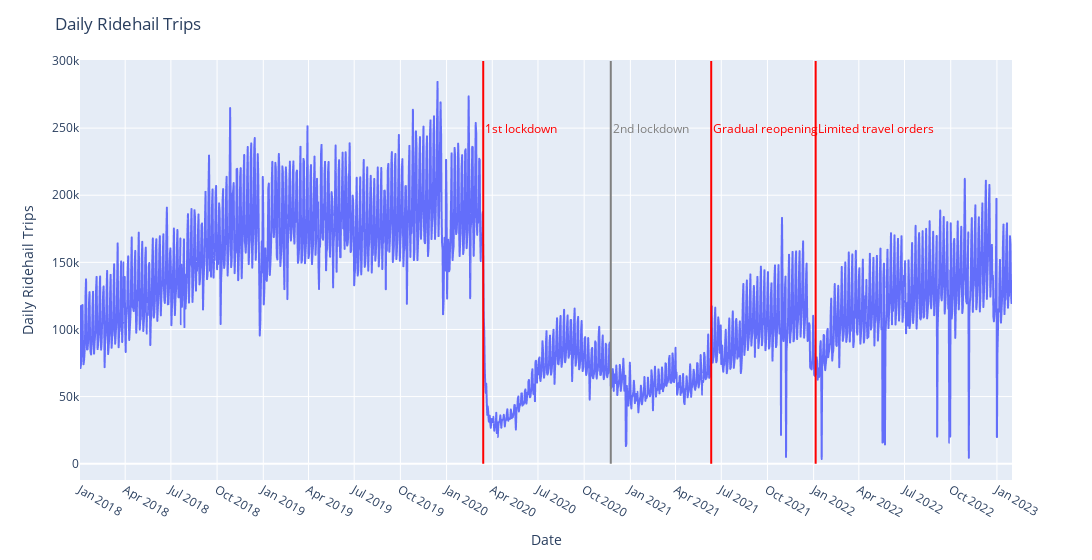

The code cell stored with this chart in its notebook:
### Markdown cell above
### Graphing the demand data by date

### Code cell
# Plot the original data
fig = px.line(
    trips_daily,
    x='date_col', 
    y='count'
    )
    
fig.update_layout(
    title='Daily Ridehail Trips', 
    width=1400,
    xaxis=dict(
        title='Date',
        #tickformat='%Y-%m',  # Format for displaying year and month
        dtick='M3'
    ),
    yaxis=dict(
        title='Daily Ridehail Trips'
    )
)
# Initial lockdown annotation
fig.add_shape(
    type='line',
    x0='2020-03-14',  
    x1='2020-03-14',
    y0=0, 
    y1=300000,
    line=dict(
        color='red',
        width=2
    )
)
# Add annotation text
fig.add_annotation(
    x='2020-03-14',
    y=250000,
    text='1st lockdown',
    showarrow=False,
    font=dict(
        color='red',
        size=12
    ),
    xanchor='left'
)

# Second lockdown annotation
fig.add_shape(
    type='line',
    x0='2020-11-23',  
    x1='2020-11-23',
    y0=0, 
    y1=300000,
    line=dict(
        color='grey',
        width=2
    )
)
# Add annotation text
fig.add_annotation(
    x='2020-11-23',
    y=250000,
    text='2nd lockdown',
    showarrow=False,
    font=dict(
        color='grey',
        size=12
    ),
    xanchor='left'
)

# Reopening annotation
fig.add_shape(
    type='line',
    x0='2021-06-11',  
    x1='2021-06-11',
    y0=0, 
    y1=300000,
    line=dict(
        color='red',
        width=2
    )
)
# Add annotation text
fig.add_annotation(
    x='2021-06-11',
    y=250000,
    text='Gradual reopening',
    showarrow=False,
    font=dict(
        color='red',
        size=12
    ),
    xanchor='left'
)

# Further limited travel orders annotation
fig.add_shape(
    type='line',
    x0='2022-01-05',  
    x1='2022-01-05',
    y0=0, 
    y1=300000,
    line=dict(
        color='red',
        width=2
    )
)
# Add annotation text
fig.add_annotation(
    x='2022-01-05',
    y=250000,
    text='Limited travel orders ',
    showarrow=False,
    font=dict(
        color='red',
        size=12
    ),
    xanchor='left'
)
fig.show()

### Figure 1 — Plotly figure (JSON) as saved in the notebook; plotly's stock layout.template omitted (floating-point values rounded to 4 significant figures; data arrays with more than 128 entries replaced by an {"elided": "..."} marker saying what was removed)
{"data": [{"hovertemplate": "date_col=%{x}<br>count=%{y}<extra></extra>", "legendgroup": "", "line": {"color": "#636efa", "dash": "solid"}, "marker": {"symbol": "circle"}, "mode": "lines", "name": "", "showlegend": false, "type": "scattergl", "x": {"elided": "1857 str values"}, "xaxis": "x", "y": {"elided": "1857 int values"}, "yaxis": "y"}], "layout": {"annotations": [{"font": {"color": "red", "size": 12}, "showarrow": false, "text": "1st lockdown", "x": "2020-03-14", "xanchor": "left", "y": 250000}, {"font": {"color": "grey", "size": 12}, "showarrow": false, "text": "2nd lockdown", "x": "2020-11-23", "xanchor": "left", "y": 250000}, {"font": {"color": "red", "size": 12}, "showarrow": false, "text": "Gradual reopening", "x": "2021-06-11", "xanchor": "left", "y": 250000}, {"font": {"color": "red", "size": 12}, "showarrow": false, "text": "Limited travel orders ", "x": "2022-01-05", "xanchor": "left", "y": 250000}], "legend": {"tracegroupgap": 0}, "margin": {"t": 60}, "shapes": [{"line": {"color": "red", "width": 2}, "type": "line", "x0": "2020-03-14", "x1": "2020-03-14", "y0": 0, "y1": 300000}, {"line": {"color": "grey", "width": 2}, "type": "line", "x0": "2020-11-23", "x1": "2020-11-23", "y0": 0, "y1": 300000}, {"line": {"color": "red", "width": 2}, "type": "line", "x0": "2021-06-11", "x1": "2021-06-11", "y0": 0, "y1": 300000}, {"line": {"color": "red", "width": 2}, "type": "line", "x0": "2022-01-05", "x1": "2022-01-05", "y0": 0, "y1": 300000}], "title": {"text": "Daily Ridehail Trips"}, "width": 1400, "xaxis": {"anchor": "y", "domain": [0, 1], "dtick": "M3", "title": {"text": "Date"}}, "yaxis": {"anchor": "x", "domain": [0, 1], "title": {"text": "Daily Ridehail Trips"}}}}
